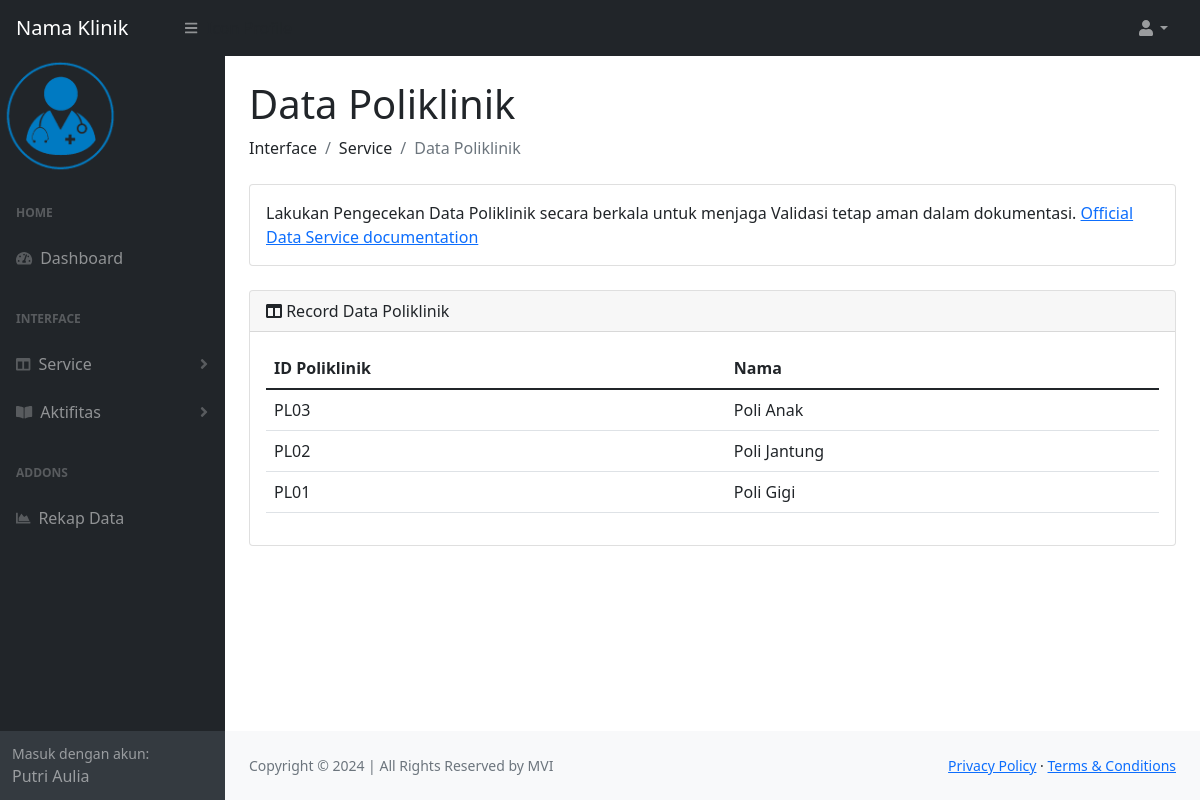
Page /halaman/poliklinik.php (signed in) on the committed database.
### tables this page shows
CREATE TABLE `poliklinik` (
  `id` int(11) NOT NULL AUTO_INCREMENT,
  `id_poliklinik` varchar(20) NOT NULL,
  `nama` varchar(100) NOT NULL,
  PRIMARY KEY (`id`),
  UNIQUE KEY `id_poliklinik` (`id_poliklinik`)
);

### halaman/poliklinik.php (the view, shortened to what this page needs)
<?php
include "../include/functions.php";
?>
<!DOCTYPE html>
<html lang="en">
    <?php
    include '../include/header.php';
    ?>
    <body class="sb-nav-fixed">
        <?php
        include '../include/navbar.php';
        ?>
        <div id="layoutSidenav">
            <div id="layoutSidenav_nav">
                <?php
                include '../include/navside.php';
                ?>
            </div>
            <div id="layoutSidenav_content">
                <main>
                    <div class="container-fluid px-4">
                        <h1 class="mt-4">Data Poliklinik</h1>
                        <ol class="breadcrumb mb-4">
                            <li class="breadcrumb-item"><a style="text-decoration:none; color: inherit" href="#">Interface</a></li>
                            <li class="breadcrumb-item"><a style="text-decoration:none; color: inherit" href="#">Service</a></li>
                            <li class="breadcrumb-item active">Data Poliklinik</li>
                        </ol>
                        <div class="card mb-4">
                            <div class="card-body">
                                Lakukan Pengecekan Data Poliklinik secara berkala untuk menjaga Validasi tetap aman dalam dokumentasi.
                                <a target="_blank" href="#">Official Data Service documentation</a>
                            </div>
                        </div>
                        <div class="card mb-4">
                            <div class="card-header">
                                <i class="fas fa-columns"></i>
                                Record Data Poliklinik
                            </div>
                            <div class="card-body">
                                <table class="table" method="GET" id="datatablesSimple">
                                <thead>
                                    <th>ID Poliklinik</th>
                                    <th>Nama</th>
                                </thead>
                                <tbody>
                                <?php
                                    $sql = "SELECT * FROM poliklinik ORDER BY ID DESC";
                                    $query = $conn->query($sql);
                                    while($row = $query->fetch_assoc()){
                                    echo "
                                        <tr>
                                        <td>".$row['id_poliklinik']."</td>
                                        <td>".$row['nama']."</td>
                                    ";
                                    echo "</tr>";
                                    }
                                ?>
                                </tbody>
                                </table>
                            </div>
                        </div>
                    </div>
                </main>
                <?php
                include '../include/footer.php';
                ?>
            </div>
        </div>
    </body>
</html>

### rows in the picture
poliklinik: id_poliklinik "PL03", nama "Poli Anak"
poliklinik: id_poliklinik "PL02", nama "Poli Jantung"
poliklinik: id_poliklinik "PL01", nama "Poli Gigi"

### other values in the picture
$_SESSION['nama'] "Putri Aulia"
